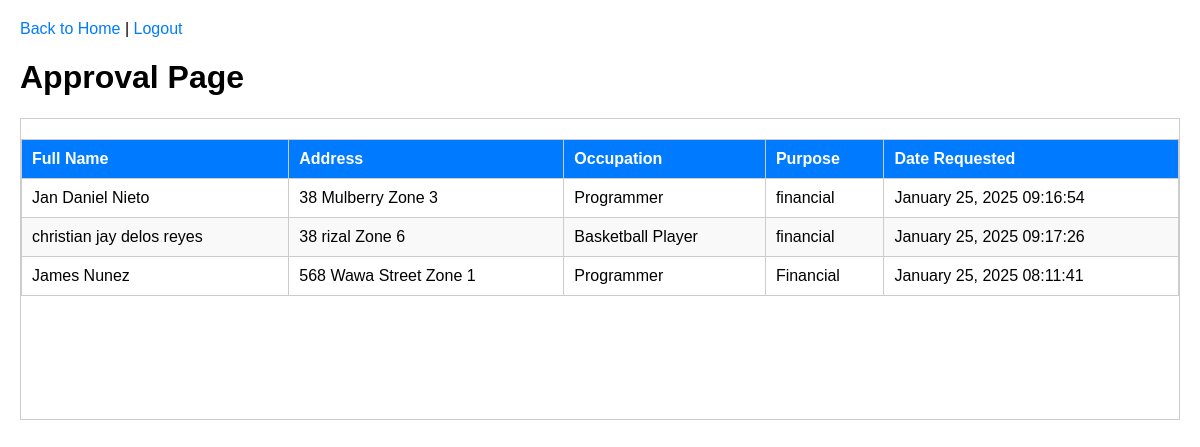
Page /approval (signed in) on the committed database.
### app.py (models this page shows, shortened)
class Resident(db.Model):
    id = db.Column(db.Integer, primary_key=True)
    full_name = db.Column(db.String(100), nullable=False)
    address = db.Column(db.String(200), nullable=False)
    occupation = db.Column(db.String(100), nullable=False)
    purpose = db.Column(db.String(200), nullable=False)
    date_requested = db.Column(db.DateTime, nullable=False, default=datetime.utcnow)
    date_issued = db.Column(db.DateTime)
    status = db.Column(db.String(20), default='pending')
    approvals = db.relationship('ApprovalLog', backref='resident', cascade='all, delete-orphan')

### app.py (the view)
@app.route('/approval')
@login_required
def approval():
    pending_residents = Resident.query.filter_by(status='pending').all()
    return render_template('approval.html', residents=pending_residents)

### app.py (called while the page is built)
@login_manager.user_loader
def load_user(user_id):
    return Account.query.get(int(user_id))

@app.before_request
def restrict_access():
    if current_user.is_authenticated:
        restricted_routes = {
            'admin': [],
            'user': ['manage_users'],
        }
        if current_user.role not in restricted_routes:
            return
        if request.endpoint in restricted_routes.get(current_user.role, []):
            flash('You are not authorized to access this page.', 'danger')
            return redirect(url_for('home_screen'))

### templates/approval.html (shortened to what this page needs)
<!DOCTYPE html>
<html lang="en">
<head>
</head>
<body>
    <div class="header">
        <a href="{{ url_for('home_screen') }}">Back to Home</a> |
        <a href="{{ url_for('logout') }}">Logout</a>
    </div>
    <h1>Approval Page</h1>
    <div class="pending-approvals" style="overflow-y: scroll; height: 300px; border: 1px solid #ccc;">
        <table border="1">
            <thead>
                <tr>
                    <th>Full Name</th>
                    <th>Address</th>
                    <th>Occupation</th>
                    <th>Purpose</th>
                    <th>Date Requested</th>
                </tr>
            </thead>
            <tbody>
                {% for resident in residents %}
                <tr>
                    <td>{{ resident.full_name }}</td>
                    <td>{{ resident.address }}</td>
                    <td>{{ resident.occupation }}</td>
                    <td>{{ resident.purpose }}</td>
                    <td>{{ resident.date_requested.strftime('%B %d, %Y %H:%M:%S') }}</td>
                </tr>
                {% endfor %}
            </tbody>
        </table>
    </div>
</body>
</html>

### templates/approval.html (style rules this page uses)
body { font-family: 'Trebuchet MS', 'Lucida Sans Unicode', 'Lucida Grande', 'Lucida Sans', Arial, sans-serif; margin: 20px; }
.header { margin-bottom: 20px; }
a { text-decoration: none; color: #007BFF; }
table { width: 100%; border-collapse: collapse; margin-top: 20px; }
th, td { border: 1px solid #ccc; padding: 10px; text-align: left; }
th { background-color: #007BFF; color: white; }
tr:nth-child(even) { background-color: #f9f9f9; }

### rows in the picture
Resident: full_name "Jan Daniel Nieto", address "38 Mulberry Zone 3", occupation "Programmer", purpose "financial", date_requested "January 25, 2025 09:16:54"
Resident: full_name "christian jay delos reyes", address "38 rizal Zone 6", occupation "Basketball Player", purpose "financial", date_requested "January 25, 2025 09:17:26"
Resident: full_name "James Nunez", address "568 Wawa Street Zone 1", occupation "Programmer", purpose "Financial", date_requested "January 25, 2025 08:11:41"
